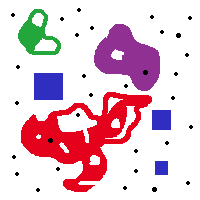
#> input picture morfologia.png, 200 x 200 px
$ python operacoesComImagem.py   (older library calls are emulated)
#> lines starting #> are read from the running program, lines starting #| are printed output that depends on the picture
#pip install cv2 + skimage + mahotas + numpy + matplotlib
import cv2
from skimage import morphology
from skimage.filters import threshold_otsu
from skimage.util import invert
import mahotas as mh
import numpy as np
import matplotlib.pyplot as plt

def imgOriginal(img):#desenha a imagem original na tela
    try:
        axs[0].set_title('Imagem Original')
        axs[0].set_axis_off()#tira o eixo x e y da imagem que fica na coluna 0
        axs[0].imshow(img,cmap='gray')
    except:
        axs[0][0].set_title('Imagem Original')
        axs[0][0].set_axis_off()#tira o eixo x e y da imagem que fica na coluna 0 linha 0
        axs[0][0].imshow(img,cmap='gray')

def greyToRGB(img):#transforma a imagem de cinza para rgb com as cores originais
    escalaRGB = cv2.cvtColor(img,cv2.COLOR_GRAY2RGB)#transforma a matriz cinza em RGB-3D
    linha,coluna,profundidade = escalaRGB.shape
    for i in range(linha):
      for j in range(coluna):
        if (escalaRGB[i,j]==[115,115,115]).all():#seta os pixels do primeiro desenho para verde
            escalaRGB[i][j][0] = 35
            escalaRGB[i][j][1] = 166
            escalaRGB[i][j][2] = 59
        elif (escalaRGB[i,j]==[88,88,88]).all():#pixels para magenta
            escalaRGB[i][j][0] = 144
            escalaRGB[i][j][1] = 48
            escalaRGB[i][j][2] = 147
        elif (escalaRGB[i,j]==[72,72,72]).all():#pixels para vermelho
            escalaRGB[i][j][0] = 229
            escalaRGB[i][j][1] = 0
            escalaRGB[i][j][2] = 28
        elif (escalaRGB[i,j]==[63,63,63]).all():#pixels para azul
            escalaRGB[i][j][0] = 48
            escalaRGB[i][j][1] = 46
            escalaRGB[i][j][2] = 192
    return escalaRGB


def eliminarPontosPretos(img):#função para eliminar os pontos pretos da imagem
    axs[1].set_title('Imagem com pontos pretos retirados')
    axs[1].set_axis_off()#tira o eixo x e y das imagem que fica na coluna 1
    fechamento = morphology.area_closing(img,64,1)#faz o fechamento(kernel/vizinhança=[4,4]) apenas com fig de tamanho <= 64(número de pixels) com conectividade 1
    axs[1].imshow(greyToRGB(fechamento),cmap='gray')

# [74 lines left out: functions preenchimentoDeBuracos, fechoConvexo, hitOrMissMagenta, esqueletoVermelho, esqueletoFechoConvexoVermelho, not called in this run]

try:
    img = cv2.imread("morfologia.png")
#> img is the input picture: shape (200, 200, 3); mean B, G, R 210, 197.5, 229.9
    img = cv2.cvtColor(img, cv2.COLOR_BGR2RGB)#converte de bgr para rgb
    escalaCinza = cv2.cvtColor(img, cv2.COLOR_RGB2GRAY)#transforma img para escala de cinza
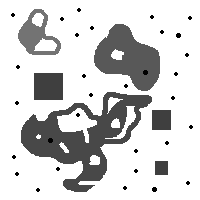
#> escalaCinza: shape (200, 200); min 0, max 255, mean 208.7
    if(img==None):
        print('Imagem morfologia.png não está no diretório corrente!')
except ValueError:
    print("Selecione uma Opção válida!\nAperte Ctrl+c para sair\n")
    while(1):
        try:
#> (the run stopped early here; a loop or call above may not have finished)
